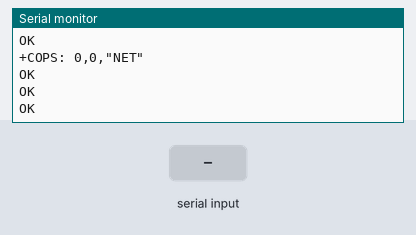
This sketch was run on a simulated ESP32. Shown: the last lines printed to the serial monitor. Inputs (shaded band) come from the test bench. The modem accepts every AT command (registered, SIM ready, sends succeed) and sends nothing else.

Above: at 10.6 s.
10.7 s: "ERROR\n" received over the second serial link
At 12.9 s:
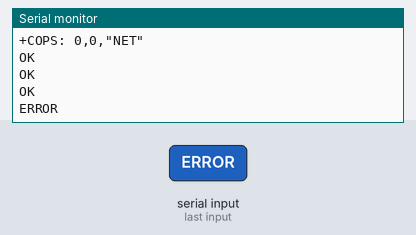
13.2 s: "1\n" received over the second serial link
At 15.1 s:
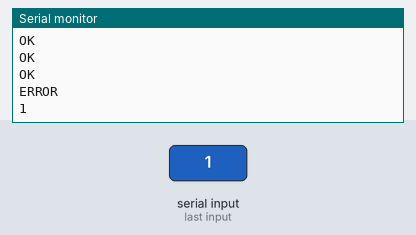

The sketch:

sms.ino
```cpp
#include <Arduino.h>

static const int RXPin = 17, TXPin = 18;
static const uint32_t GPSBaud = 115200;

String rev;

void SentSerial(const char *p_char) {
  for (int i = 0; i < strlen(p_char); i++) {
    Serial1.write(p_char[i]);
    delay(10);
  }
  Serial1.write('\r');
  delay(10);
  Serial1.write('\n');
  delay(10);
}

bool SentMessage(const char *p_char, unsigned long timeout = 2000) {
  SentSerial(p_char);

  unsigned long start = millis();
  while (millis() - start < timeout) {
    if (Serial1.available()) {
      rev = Serial1.readString();
      if (rev.indexOf("OK") != -1) {
        Serial.println("Got OK!");
        return true;
      } else if (rev.indexOf("ERROR") != -1) {
        Serial.println("Got ERROR!");
        return false;
      }
    }
  }
  Serial.println("Timeout!");
  return false;
}

void setup() {
  Serial.begin(115200);
  Serial1.begin(GPSBaud, SERIAL_8N1, RXPin, TXPin);

  // Initialize GSM module and set up SMS mode
  while (!SentMessage("AT", 2000)) {
    delay(1000);
  }

  // Set SMS text mode
  SentMessage("AT+CMGF=1");

  // Send an SMS to the number 10086 with the message "This is a test message."
  SentMessage("AT+CMGS=\"10086\"");
  SentSerial("This is a test message.");
  Serial1.write(0x1A); // Send CTRL+Z to end the message
  delay(1000); // Give it some time to process

  // Check for existing messages
  SentMessage("AT+CMGL=\"ALL\"");

  // Read the 20th message
  SentMessage("AT+CMGR=20");

  // Delete the 20th message
  SentMessage("AT+CMGD=20");

  // Send AT commands to check module status
  SentSerial("ATE1;");
  SentSerial("AT+COPS?");
  SentSerial("AT+CGDCONT?");
  SentSerial("AT+SIMCOMATI");
}

void loop() {
  if (Serial1.available()) {
    rev = Serial1.readString();
    Serial.println(rev);
  }
}
```

Measured:
- after the input at 10.7 s, the serial monitor: prints a new line after 1.0 s (image 1)
- after the input at 13.2 s, the serial monitor: prints a new line after 1.0 s (image 2)
